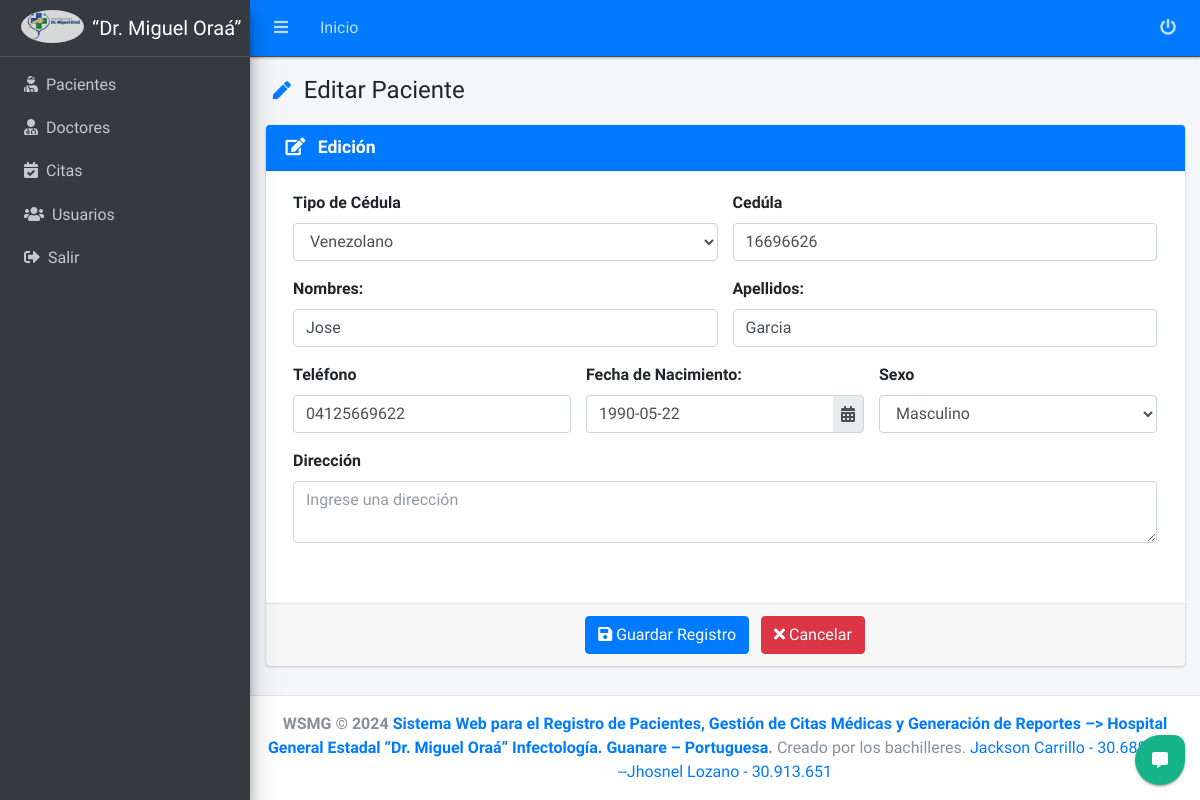
The page /hospital/paciente/editar/1/ (signed in) on the database its author committed.
### core/hospital/models.py (models this page shows, shortened)
class Paciente(models.Model):
    nombre = models.CharField(max_length=50)
    apellido = models.CharField(max_length=50)
    cedula = models.PositiveIntegerField(unique=True)
    fecha_nacimiento = models.DateField()
    sexo = models.CharField(max_length=1, choices=SEXO_CHOICES)
    tipo_cedula = models.CharField(max_length=1, choices=TIPO_CEDULA_CHOICES, default=TIPO_CEDULA_CHOICES[0][0])
    direccion = models.CharField(max_length=200, null=True, blank=True)
    telefono = models.CharField(max_length=15)

### core/hospital/views/pacientes/views.py (the view, shortened to what this page needs)
# urls.py: path('paciente/editar/<int:pk>/', PacienteUpdateView.as_view(), name='paciente_editar'),
class PacienteUpdateView(LoginRequiredMixin, UpdateView):
    model = Paciente
    form_class = PacienteForm
    template_name = 'pacientes/crear.html'
    success_url = reverse_lazy('hospital:paciente_listado')
    def dispatch(self, request, *args, **kwargs):
        self.object = self.get_object()
        return super().dispatch(request, *args, **kwargs)
    def get_context_data(self, **kwargs):
        context = super().get_context_data(**kwargs)
        context['title'] = 'Editar Paciente'
        context['entity'] = 'Pacientes'
        context['list_url'] = self.success_url
        context['action'] = 'edit'
        return context

### core/hospital/templates/pacientes/crear.html (shortened to what this page needs)
{% extends 'form.html' %}
{% load static %}
{% load widget_tweaks %}
{% block content %}
<form method="post" action=".">
    <div class="row">
		<div class="col-md-12">
			<div class="card card-primary">
                <div class="card-header ">
                    <h3 class="card-title">
                        {% if action == 'add' %}
                            <i class="fas fa-plus"></i> <b class="ml-2">Nuevo</b>
                        {% else %}
                            <i class="fas fa-edit"></i> <b class="ml-2">Edición</b>
                        {% endif %}
                    </h3>
                </div>
				<div class="card-body">
					<div class="container-fluid">
						<div class="row">
							<div class="col-sm-12">
                                <div class="row g-2">
                                    <div class="col-sm-6 col-xs-12">
                                        <div class="mb-3 form-password-toggle">
                                            <label class="form-label custom_label" for="email">Tipo de Cédula</label>
                                            <div class="input-group input-group-merge">
                                                {{ form.tipo_cedula|attr:'required' }}
                                            </div>
                                        </div>
                                    </div>
									<div class="col-sm-6 col-xs-12">
										<div class="mb-3 form-password-toggle">
											<label class="form-label custom_label" for="cedula">Cedúla</label>
											<div class="input-group input-group-merge">
												{{ form.cedula|attr:'required'|attr:'autocomplete:off'|attr:'onkeypress:return Solo_Numero_ci(event);'|attr:'maxlength:8'|attr:'minlength:8' }}
											</div>
										</div>
									</div>
                                </div>
								<div class="row">
									<div class="col-md-6">
										<div class="mb-3 form-password-toggle">
											<label class="form-label custom_label" for="nombres">Nombres:</label>
											<div class="input-group">
												{{ form.nombre|attr:'autocomplete:off'|attr:'onkeypress:return Solo_Texto(event);' }}
											</div>
										</div>
									</div>
									<div class="col-md-6">
										<div class="mb-3 form-password-toggle">
											<label class="form-label custom_label" for="apellidos">Apellidos:</label>
											<div class="input-group input-group-merge">
												{{ form.apellido|attr:'autocomplete:off'|attr:'onkeypress:return Solo_Texto(event);' }}
											</div>
										</div>
									</div>
								</div>
								<div class="row g-2">
                                    <div class="col-sm-4 col-xs-12">
										<div class="mb-3 form-password-toggle">
											<label class="form-label custom_label" for="email">Teléfono</label>
											<div class="input-group input-group-merge">
												{{ form.telefono|attr:'required' }}
											</div>
										</div>
									</div>
									<div class="col-sm-4 col-xs-12">
                                        <div class="input-group">
                                            <label for="fecha_nacimiento">Fecha de Nacimiento:</label>
                                            <div class="input-group" id="fecha_nacimiento" data-target-input="nearest">
                                                {{ form.fecha_nacimiento }}
                                                <div class="input-group-append" data-target="#fecha_nacimiento" data-toggle="datetimepicker">
                                                    <div class="input-group-text p-2 m-0 bg-simple-c-white">
                                                        <i class="fas fa-calendar-alt m-auto c-blue"></i>
                                                    </div>
                                                </div>
                                            </div>
                                        </div>
									</div>
									<div class="col-sm-4 col-xs-12">
										<div class="mb-3 form-password-toggle">
											<label class="form-label custom_label" for="contraseña">Sexo</label>
											<div class="input-group input-group-merge">
												{{ form.sexo }}
											</div>
										</div>
									</div>
								</div>
                                <div class="row g-2">
									<div class="col-sm-12">
										<div class="mb-3 form-password-toggle">
											<label class="form-label custom_label" for="nombre de usuario">Dirección</label>
											<div class="input-group input-group-merge">
												{{ form.direccion }}
											</div>
										</div>
									</div>
								</div>
								<br>
							</div>
						</div>
					</div>
				</div>
				<div class="card-footer d-flex justify-content-center" style="border-top: 1px solid #dee2e6;">
					<div>
						<button type="submit" class="btn btn-primary mr-2">
							<i class="fas fa-save"></i> Guardar Registro
						</button>
						<a href="{{ list_url }}" class="btn btn-danger">
							<i class="fas fa-times"></i> Cancelar
						</a>
					</div>
				</div>
			</div>
		</div>
	</div>
</form>
{% endblock %}

### rows shown on the page
Paciente: tipo_cedula "Venezolano", cedula "16696626", nombre "Jose", apellido "Garcia", telefono "04125669622", fecha_nacimiento "1990-05-22", sexo "Masculino"

### other values the page prints
{{ title }} "Editar Paciente"
